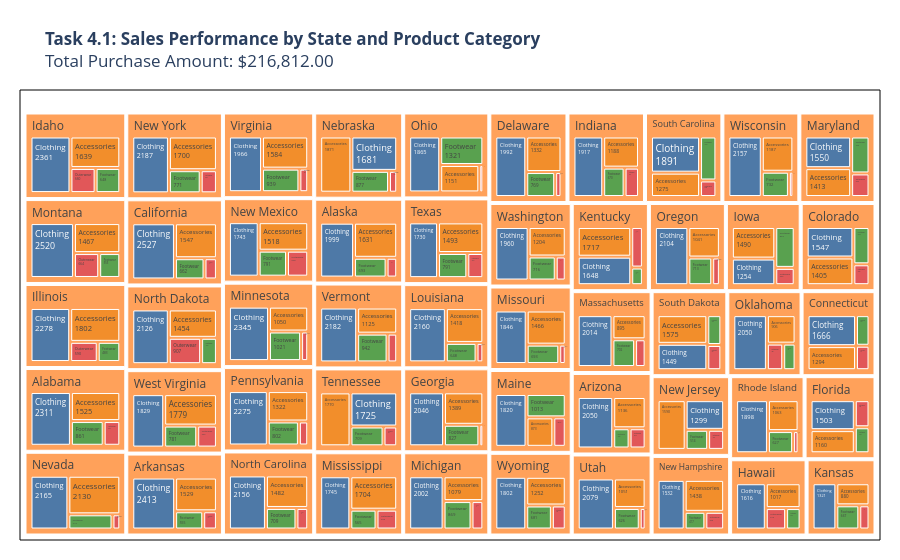

Notebook cell for this chart:
### Markdown cell above
### Task 4. Analyze sales performance across product categories and regions

For this task, we want to understand how sales are distributed across product categories and regions. 
- This helps us see whether certain regions prefer certain product categories and which locations contribute the most to sales.
- We use a treemap to show the overall structure of region and product category sales
- We use also bar chart to show the top 5 locations with the highest purchase amount.
- This can help the business make better decisions about inventory, marketing, and regional sales strategy.

### Code cell
import plotly.express as px
import matplotlib.pyplot as plt
import seaborn as sns

# Treemap
import plotly.express as px

# Aggregate sales by state and product category
treemap_data = (
    df.groupby(["Location", "Category"], observed=True)["Purchase Amount (USD)"]
    .sum()
    .reset_index()
    .rename(columns={"Purchase Amount (USD)": "Total Sales"})
)

# Calculate total purchase amount
total_purchase = treemap_data["Total Sales"].sum()

# Custom colors for product category
category_colors = {
    "Clothing": "#4E79A7",
    "Accessories": "#F28E2B",
    "Footwear": "#59A14F",
    "Outerwear": "#E15759"
}

# Create treemap
fig = px.treemap(
    treemap_data,
    path=["Location", "Category"],
    values="Total Sales",
    color="Category",
    color_discrete_map=category_colors,
    title=(
        "<b>Task 4.1: Sales Performance by State and Product Category</b><br>"
        f"Total Purchase Amount: ${total_purchase:,.2f}"
    )
)

fig.update_traces(
    sort=True,
    textinfo="label+value",
    hovertemplate=
    "<b>%{label}</b><br>" +
    "Total Sales: $%{value:,.2f}<br>" +
    "<extra></extra>",
    marker=dict(
        line=dict(width=1, color="white")
    )
)

# Add outside border around the plot area
fig.update_layout(
    margin=dict(t=90, l=20, r=20, b=20),
    paper_bgcolor="white",
    plot_bgcolor="white",
    shapes=[
        dict(
            type="rect",
            xref="paper",
            yref="paper",
            x0=0,
            y0=0,
            x1=1,
            y1=1,
            line=dict(
                color="black",
                width=1
            ),
            fillcolor="rgba(0,0,0,0)"
        )
    ]
)

fig.show()

# Grouped Bar Chart Top 5 states by total sales
# Find top 5 states based on total purchase amount
top5_states = (
    df.groupby("Location")["Purchase Amount (USD)"]
    .sum()
    .sort_values(ascending=False)
    .head(5)
    .index
)

# Filter data for only top 5 states
df_top5 = df[df["Location"].isin(top5_states)]

# Summarize sales by state and product category
sales_summary = (
    df_top5.groupby(["Location", "Category"], observed=True)["Purchase Amount (USD)"]
    .sum()
    .reset_index()
    .rename(columns={"Purchase Amount (USD)": "Total Sales"})
)

# Keep states ordered by total sales
state_order = (
    df_top5.groupby("Location")["Purchase Amount (USD)"]
    .sum()
    .sort_values(ascending=False)
    .index
)

# Calculate total sales for each state
state_totals = (
    df_top5.groupby("Location")["Purchase Amount (USD)"]
    .sum()
    .reindex(state_order)
)

# Custom color palette for product categories
category_palette = {
    "Clothing": "#4E79A7",
    "Accessories": "#F28E2B",
    "Footwear": "#59A14F",
    "Outerwear": "#E15759"
}

# Create grouped bar chart
plt.figure(figsize=(12, 6))

ax = sns.barplot(
    data=sales_summary,
    x="Location",
    y="Total Sales",
    hue="Category",
    order=state_order,
    palette=category_palette
)

# Add total sales label above each state group only
for i, state in enumerate(state_order):
    total_value = state_totals.loc[state]
    
    ax.text(
        i,
        sales_summary[sales_summary["Location"] == state]["Total Sales"].max() + 250,
        f"Total: ${total_value:,.0f}",
        ha="center",
        va="bottom",
        fontsize=10,
        fontweight="bold"
    )

plt.title("Task 4.2: Sales Performance Across Product Categories in Top 5 States")
plt.xlabel("State")
plt.ylabel("Total Sales (USD)")

plt.legend(
    title="Product Category",
    bbox_to_anchor=(1.05, 1),
    loc="upper left"
)

# Add extra space at the top for total labels
plt.ylim(0, sales_summary["Total Sales"].max() * 1.3)

plt.tight_layout()
plt.show()

### Figure 1 — Plotly figure (JSON) as saved in the notebook; plotly's stock layout.template omitted (floating-point values rounded to 4 significant figures; data arrays with more than 128 entries replaced by an {"elided": "..."} marker saying what was removed)
{"data": [{"branchvalues": "total", "customdata": {"elided": "250x1 str values"}, "domain": {"x": [0, 1], "y": [0, 1]}, "hovertemplate": "<b>%{label}</b><br>Total Sales: $%{value:,.2f}<br><extra></extra>", "ids": {"elided": "250 str values"}, "labels": {"elided": "250 str values"}, "marker": {"colors": {"elided": "250 str values"}, "line": {"color": "white", "width": 1}}, "name": "", "parents": {"elided": "250 str values"}, "sort": true, "textinfo": "label+value", "type": "treemap", "values": {"elided": "250 float values"}}], "layout": {"legend": {"tracegroupgap": 0}, "margin": {"b": 20, "l": 20, "r": 20, "t": 90}, "paper_bgcolor": "white", "plot_bgcolor": "white", "shapes": [{"fillcolor": "rgba(0,0,0,0)", "line": {"color": "black", "width": 1}, "type": "rect", "x0": 0, "x1": 1, "xref": "paper", "y0": 0, "y1": 1, "yref": "paper"}], "title": {"text": "<b>Task 4.1: Sales Performance by State and Product Category</b><br>Total Purchase Amount: $216,812.00"}}}
